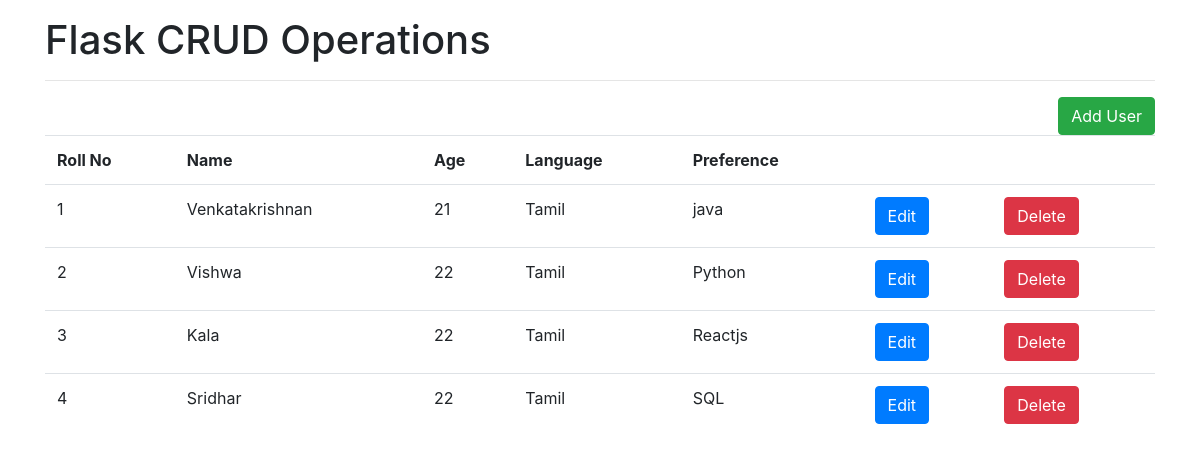
The page / on the database its author committed.
### tables this page shows
CREATE TABLE "student" (
	"ID"	INTEGER,
	"Name"	TEXT,
	"Age"	INTEGER,
	"Language"	TEXT,
	"Preference"	TEXT,
	PRIMARY KEY("ID" AUTOINCREMENT)
);

### app.py (the view)
@app.route("/")
def home():
    conn=sql.connect("user.db")
    conn.row_factory=sql.Row
    cur=conn.cursor()
    cur.execute("select * from student")
    data=cur.fetchall()
    return render_template("index.html",datas = data)

### templates/index.html
{%extends"base.html"%}
{% block body %}
    <h1>Flask CRUD Operations</h1>
    <hr>
    <div style="justiy-content:right; text-align:right;">
        <a href="{{url_for('add_user')}}" class="btn btn-success">Add User</a>
    </div>
    <table class="table table-border">
        <tr>
        <th>Roll No</th>
        <th>Name</th>
        <th>Age</th>
        <th>Language</th>
        <th>Preference</th>
        <th></th>
        <th></th>
        </tr>
        <tr>
            {%for row in datas%}
            <tr>
            <td>{{loop.index}}</td>
            <td>{{row.NAME}}</td>
            <td>{{row.AGE}}</td>
            <td>{{row.LANGUAGE}}</td>
            <td>{{row.PREFERENCE}}</td>
            <td><a href="{{url_for('edit_user', id=row.id)}}" class="btn btn-primary">Edit</a></td>
            <td><a href="{{url_for('delete_user', id=row.id)}}" class="btn btn-danger" onclick="return confirm('Are You Sure You Want To Delete?')"> Delete</a></td></tr>
                {%endfor%}
        </tr>
    </table>
{% endblock body %}

### templates/base.html (shortened to what this page needs)
<!doctype html>
<html lang="en">
  <head>
    <link rel="stylesheet" href="https://cdn.jsdelivr.net/npm/bootstrap@4.3.1/dist/css/bootstrap.min.css">
  </head>
  <body>
<div class="container pt-3">
  {% block body %}
  {% endblock body %}
</div>
  </body>
</html>

### rows shown on the page
student: NAME "Venkatakrishnan", AGE "21", LANGUAGE "Tamil", PREFERENCE "java"
student: NAME "Vishwa", AGE "22", LANGUAGE "Tamil", PREFERENCE "Python"
student: NAME "Kala", AGE "22", LANGUAGE "Tamil", PREFERENCE "Reactjs"
student: NAME "Sridhar", AGE "22", LANGUAGE "Tamil", PREFERENCE "SQL"
